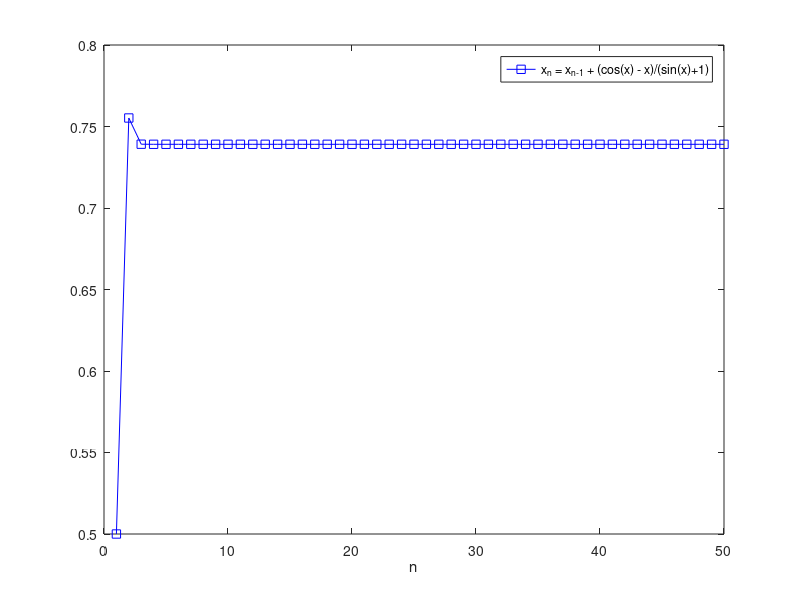
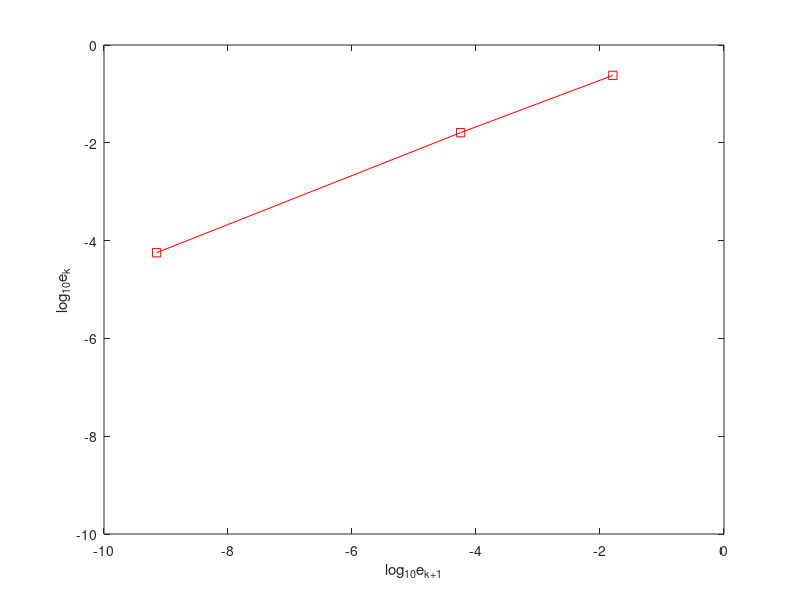

Reproduce these figures in MATLAB, in order.
N = 50;
x = zeros(N,1);
%x = 0;
x(1) = 0.5;

for i=2:N
    x(i) = x(i-1) + (cos(x(i-1)) - x(i-1))/(1+ sin(x(i-1)));
end

%syms y
%eq = cos(y) == y;
%s = solve(eq,y);

s = x(end);
%mu = abs(x(30 + 1) - s)/abs(x(30) - s);

ek = abs(x(1:N-1) - s);
log_ek = log10(ek);

I = 3;
order = (log_ek(I+1) - log_ek(I))/(log_ek(I) - log_ek(I - 1));



figure();
plot(1:N, x, "-sb"); hold on
xlabel('n');
%ylabel('x');
legend('x_n = x_{n-1} + (cos(x) - x)/(sin(x)+1)');
set(gcf,'PaperSize',[10 10]);
print(gcf,'cos_nr', '-dpdf', '-r300', '-bestfit');

figure();
plot(log_ek(2:N-1), log_ek(1:N-2), "-sr"); hold on
xlabel('log_{10}e_{k+1}');
ylabel('log_{10}e_{k}');
%legend('ek = cos(x_n) - s');
set(gcf,'PaperSize',[10 10]);
print(gcf,'log_ek_nr', '-dpdf', '-r300', '-bestfit');
 